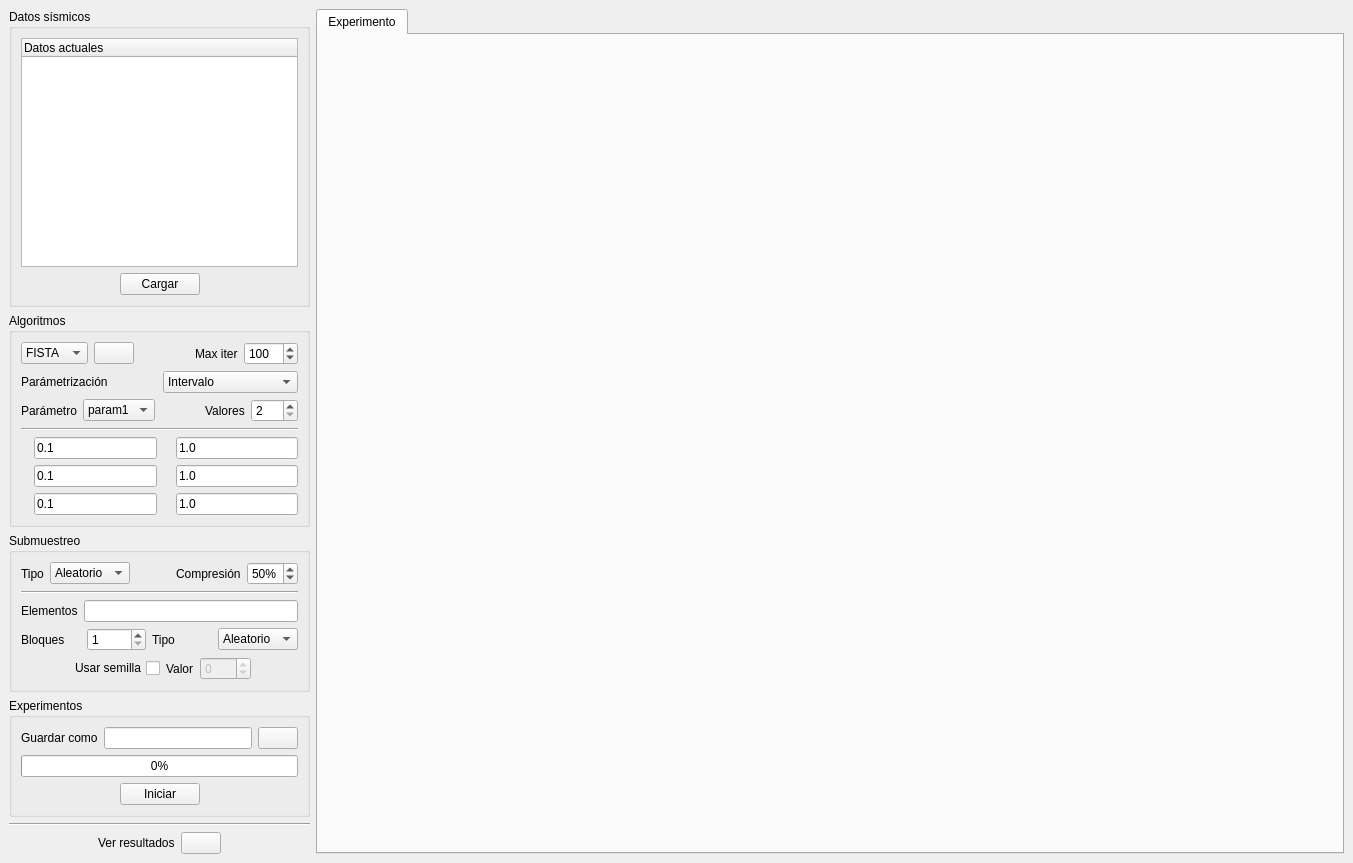
<?xml version="1.0" encoding="UTF-8"?>
<ui version="4.0">
 <class>tuningWindow</class>
 <widget class="QMainWindow" name="tuningWindow">
  <property name="geometry">
   <rect>
    <x>0</x>
    <y>0</y>
    <width>1353</width>
    <height>863</height>
   </rect>
  </property>
  <property name="windowTitle">
   <string>Ajuste de parámetros</string>
  </property>
  <widget class="QWidget" name="centralwidget">
   <layout class="QHBoxLayout" name="horizontalLayout_4" stretch="0,15">
    <item>
     <layout class="QVBoxLayout" name="leftVLayout">
      <item>
       <widget class="QGroupBox" name="inputGroupBox">
        <property name="title">
         <string>Datos sísmicos</string>
        </property>
        <layout class="QVBoxLayout" name="verticalLayout_7">
         <item>
          <widget class="QTreeWidget" name="dataTreeWidget">
           <column>
            <property name="text">
             <string>Datos actuales</string>
            </property>
           </column>
          </widget>
         </item>
         <item>
          <layout class="QHBoxLayout" name="horizontalLayout">
           <item>
            <spacer name="loadHSpacer1">
             <property name="orientation">
              <enum>Qt::Horizontal</enum>
             </property>
             <property name="sizeHint" stdset="0">
              <size>
               <width>13</width>
               <height>20</height>
              </size>
             </property>
            </spacer>
           </item>
           <item>
            <widget class="QPushButton" name="loadPushButton">
             <property name="text">
              <string>Cargar</string>
             </property>
            </widget>
           </item>
           <item>
            <spacer name="loadHSpacer2">
             <property name="orientation">
              <enum>Qt::Horizontal</enum>
             </property>
             <property name="sizeHint" stdset="0">
              <size>
               <width>13</width>
               <height>20</height>
              </size>
             </property>
            </spacer>
           </item>
          </layout>
         </item>
        </layout>
       </widget>
      </item>
      <item>
       <widget class="QGroupBox" name="algorithmGroupBox">
        <property name="title">
         <string>Algoritmos</string>
        </property>
        <layout class="QVBoxLayout" name="verticalLayout_4">
         <item>
          <layout class="QHBoxLayout" name="algorithmHLayout">
           <item>
            <widget class="QComboBox" name="algorithmComboBox">
             <item>
              <property name="text">
               <string>FISTA</string>
              </property>
             </item>
             <item>
              <property name="text">
               <string>GAP</string>
              </property>
             </item>
             <item>
              <property name="text">
               <string>TwIST</string>
              </property>
             </item>
             <item>
              <property name="text">
               <string>ADMM</string>
              </property>
             </item>
            </widget>
           </item>
           <item>
            <widget class="QPushButton" name="algorithmPushButton">
             <property name="enabled">
              <bool>true</bool>
             </property>
             <property name="toolTip">
              <string>Ver ecuación</string>
             </property>
             <property name="autoFillBackground">
              <bool>false</bool>
             </property>
             <property name="text">
              <string/>
             </property>
             <property name="icon">
              <iconset resource="../assets/assets.qrc">
               <normaloff>:/icons/icons/view.png</normaloff>:/icons/icons/view.png</iconset>
             </property>
            </widget>
           </item>
           <item>
            <spacer name="algorithmHSpacer">
             <property name="orientation">
              <enum>Qt::Horizontal</enum>
             </property>
             <property name="sizeHint" stdset="0">
              <size>
               <width>13</width>
               <height>20</height>
              </size>
             </property>
            </spacer>
           </item>
           <item>
            <widget class="QLabel" name="maxiterLabel">
             <property name="text">
              <string>Max iter</string>
             </property>
            </widget>
           </item>
           <item>
            <widget class="QSpinBox" name="maxiterSpinBox">
             <property name="minimum">
              <number>1</number>
             </property>
             <property name="maximum">
              <number>9999</number>
             </property>
             <property name="value">
              <number>100</number>
             </property>
            </widget>
           </item>
          </layout>
         </item>
         <item>
          <layout class="QHBoxLayout" name="paramHLayout">
           <item>
            <widget class="QLabel" name="paramTuningLabel">
             <property name="text">
              <string>Parámetrización</string>
             </property>
            </widget>
           </item>
           <item>
            <widget class="QComboBox" name="paramTuningComboBox">
             <item>
              <property name="text">
               <string>Intervalo</string>
              </property>
             </item>
             <item>
              <property name="text">
               <string>Lista</string>
              </property>
             </item>
            </widget>
           </item>
          </layout>
         </item>
         <item>
          <layout class="QHBoxLayout" name="paramValueHLayout">
           <item>
            <widget class="QLabel" name="paramLabel">
             <property name="text">
              <string>Parámetro</string>
             </property>
            </widget>
           </item>
           <item>
            <widget class="QComboBox" name="paramComboBox">
             <property name="currentText">
              <string>param1</string>
             </property>
             <item>
              <property name="text">
               <string>param1</string>
              </property>
             </item>
             <item>
              <property name="text">
               <string>param2</string>
              </property>
             </item>
             <item>
              <property name="text">
               <string>param3</string>
              </property>
             </item>
            </widget>
           </item>
           <item>
            <spacer name="paramHSpacer">
             <property name="orientation">
              <enum>Qt::Horizontal</enum>
             </property>
             <property name="sizeHint" stdset="0">
              <size>
               <width>40</width>
               <height>20</height>
              </size>
             </property>
            </spacer>
           </item>
           <item>
            <widget class="QLabel" name="paramValuesLabel">
             <property name="text">
              <string>Valores</string>
             </property>
            </widget>
           </item>
           <item>
            <widget class="QSpinBox" name="paramValuesSpinBox">
             <property name="suffix">
              <string/>
             </property>
             <property name="prefix">
              <string/>
             </property>
             <property name="minimum">
              <number>2</number>
             </property>
             <property name="maximum">
              <number>999</number>
             </property>
            </widget>
           </item>
          </layout>
         </item>
         <item>
          <widget class="Line" name="algorithmHLine">
           <property name="orientation">
            <enum>Qt::Horizontal</enum>
           </property>
          </widget>
         </item>
         <item>
          <layout class="QHBoxLayout" name="param1HLayout">
           <item>
            <widget class="QLabel" name="param1InitLabel">
             <property name="text">
              <string/>
             </property>
             <property name="pixmap">
              <pixmap resource="../assets/assets.qrc">:/parameters/parameters/lambda_init.png</pixmap>
             </property>
            </widget>
           </item>
           <item>
            <widget class="QLineEdit" name="param1InitLineEdit">
             <property name="text">
              <string>0.1</string>
             </property>
            </widget>
           </item>
           <item>
            <widget class="QLabel" name="param1EndLabel">
             <property name="text">
              <string/>
             </property>
             <property name="pixmap">
              <pixmap resource="../assets/assets.qrc">:/parameters/parameters/lambda_end.png</pixmap>
             </property>
            </widget>
           </item>
           <item>
            <widget class="QLineEdit" name="param1EndLineEdit">
             <property name="text">
              <string>1.0</string>
             </property>
            </widget>
           </item>
          </layout>
         </item>
         <item>
          <layout class="QHBoxLayout" name="param2HLayout">
           <item>
            <widget class="QLabel" name="param2InitLabel">
             <property name="text">
              <string/>
             </property>
             <property name="pixmap">
              <pixmap resource="../assets/assets.qrc">:/parameters/parameters/mu_init.png</pixmap>
             </property>
            </widget>
           </item>
           <item>
            <widget class="QLineEdit" name="param2InitLineEdit">
             <property name="text">
              <string>0.1</string>
             </property>
            </widget>
           </item>
           <item>
            <widget class="QLabel" name="param2EndLabel">
             <property name="text">
              <string/>
             </property>
             <property name="pixmap">
              <pixmap resource="../assets/assets.qrc">:/parameters/parameters/mu_end.png</pixmap>
             </property>
            </widget>
           </item>
           <item>
            <widget class="QLineEdit" name="param2EndLineEdit">
             <property name="text">
              <string>1.0</string>
             </property>
            </widget>
           </item>
          </layout>
         </item>
         <item>
          <layout class="QHBoxLayout" name="param3HLayout">
           <item>
            <widget class="QLabel" name="param3InitLabel">
             <property name="text">
              <string/>
             </property>
             <property name="pixmap">
              <pixmap resource="../assets/assets.qrc">:/parameters/parameters/rho_init.png</pixmap>
             </property>
            </widget>
           </item>
           <item>
            <widget class="QLineEdit" name="param3InitLineEdit">
             <property name="text">
              <string>0.1</string>
             </property>
            </widget>
           </item>
           <item>
            <widget class="QLabel" name="param3EndLabel">
             <property name="text">
              <string/>
             </property>
             <property name="pixmap">
              <pixmap resource="../assets/assets.qrc">:/parameters/parameters/rho_end.png</pixmap>
             </property>
            </widget>
           </item>
           <item>
            <widget class="QLineEdit" name="param3EndLineEdit">
             <property name="text">
              <string>1.0</string>
             </property>
            </widget>
           </item>
          </layout>
         </item>
        </layout>
       </widget>
      </item>
      <item>
       <layout class="QVBoxLayout" name="samExpVLayout">
        <item>
         <widget class="QGroupBox" name="samplingGroupBox">
          <property name="title">
           <string>Submuestreo</string>
          </property>
          <layout class="QVBoxLayout" name="verticalLayout_3">
           <item>
            <layout class="QHBoxLayout" name="samplingHLayout">
             <item>
              <widget class="QLabel" name="samplingTypeLabel">
               <property name="text">
                <string>Tipo</string>
               </property>
              </widget>
             </item>
             <item>
              <widget class="QComboBox" name="samplingTypeComboBox">
               <item>
                <property name="text">
                 <string>Aleatorio</string>
                </property>
               </item>
               <item>
                <property name="text">
                 <string>Uniforme</string>
                </property>
               </item>
               <item>
                <property name="text">
                 <string>Jitter</string>
                </property>
               </item>
               <item>
                <property name="text">
                 <string>Lista</string>
                </property>
               </item>
              </widget>
             </item>
             <item>
              <spacer name="compressHSpacer">
               <property name="orientation">
                <enum>Qt::Horizontal</enum>
               </property>
               <property name="sizeHint" stdset="0">
                <size>
                 <width>40</width>
                 <height>20</height>
                </size>
               </property>
              </spacer>
             </item>
             <item>
              <widget class="QLabel" name="compressLabel">
               <property name="text">
                <string>Compresión</string>
               </property>
              </widget>
             </item>
             <item>
              <widget class="QSpinBox" name="compressSpinBox">
               <property name="suffix">
                <string>%</string>
               </property>
               <property name="prefix">
                <string/>
               </property>
               <property name="minimum">
                <number>1</number>
               </property>
               <property name="maximum">
                <number>99</number>
               </property>
               <property name="value">
                <number>50</number>
               </property>
              </widget>
             </item>
            </layout>
           </item>
           <item>
            <widget class="Line" name="samplingHLine">
             <property name="orientation">
              <enum>Qt::Horizontal</enum>
             </property>
            </widget>
           </item>
           <item>
            <layout class="QHBoxLayout" name="elementHLayout">
             <item>
              <widget class="QLabel" name="elementLabel">
               <property name="text">
                <string>Elementos</string>
               </property>
              </widget>
             </item>
             <item>
              <widget class="QLineEdit" name="elementLineEdit"/>
             </item>
            </layout>
           </item>
           <item>
            <layout class="QHBoxLayout" name="jitterHLayout">
             <item>
              <widget class="QLabel" name="jitterBlockLabel">
               <property name="text">
                <string>Bloques</string>
               </property>
              </widget>
             </item>
             <item>
              <widget class="QSpinBox" name="jitterBlockSpinBox">
               <property name="suffix">
                <string/>
               </property>
               <property name="prefix">
                <string/>
               </property>
               <property name="minimum">
                <number>1</number>
               </property>
               <property name="maximum">
                <number>999</number>
               </property>
              </widget>
             </item>
             <item>
              <widget class="QLabel" name="jitterTypeLabel">
               <property name="text">
                <string>Tipo</string>
               </property>
              </widget>
             </item>
             <item>
              <widget class="QComboBox" name="jitterComboBox">
               <item>
                <property name="text">
                 <string>Aleatorio</string>
                </property>
               </item>
               <item>
                <property name="text">
                 <string>Uniforme</string>
                </property>
               </item>
              </widget>
             </item>
            </layout>
           </item>
           <item>
            <layout class="QHBoxLayout" name="sdHLayout">
             <item>
              <spacer name="seedHSpacer1">
               <property name="orientation">
                <enum>Qt::Horizontal</enum>
               </property>
               <property name="sizeHint" stdset="0">
                <size>
                 <width>40</width>
                 <height>20</height>
                </size>
               </property>
              </spacer>
             </item>
             <item>
              <layout class="QHBoxLayout" name="seedHLayout">
               <item>
                <widget class="QCheckBox" name="seedCheckBox">
                 <property name="layoutDirection">
                  <enum>Qt::RightToLeft</enum>
                 </property>
                 <property name="text">
                  <string>Usar semilla</string>
                 </property>
                </widget>
               </item>
               <item>
                <widget class="QLabel" name="seedLabel">
                 <property name="text">
                  <string>Valor</string>
                 </property>
                </widget>
               </item>
               <item>
                <widget class="QSpinBox" name="seedSpinBox">
                 <property name="enabled">
                  <bool>false</bool>
                 </property>
                 <property name="suffix">
                  <string/>
                 </property>
                 <property name="prefix">
                  <string/>
                 </property>
                 <property name="minimum">
                  <number>-999</number>
                 </property>
                 <property name="maximum">
                  <number>999</number>
                 </property>
                </widget>
               </item>
              </layout>
             </item>
             <item>
              <spacer name="seedHSpacer2">
               <property name="orientation">
                <enum>Qt::Horizontal</enum>
               </property>
               <property name="sizeHint" stdset="0">
                <size>
                 <width>40</width>
                 <height>20</height>
                </size>
               </property>
              </spacer>
             </item>
            </layout>
           </item>
          </layout>
         </widget>
        </item>
        <item>
         <widget class="QGroupBox" name="runGroupBox">
          <property name="title">
           <string>Experimentos</string>
          </property>
          <layout class="QVBoxLayout" name="verticalLayout">
           <item>
            <layout class="QHBoxLayout" name="saveAsHLayout">
             <item>
              <widget class="QLabel" name="saveAsLabel">
               <property name="text">
                <string>Guardar como</string>
               </property>
              </widget>
             </item>
             <item>
              <widget class="QLineEdit" name="saveAsLineEdit"/>
             </item>
             <item>
              <widget class="QPushButton" name="saveAsPushButton">
               <property name="text">
                <string/>
               </property>
               <property name="icon">
                <iconset resource="../assets/assets.qrc">
                 <normaloff>:/icons/icons/save.png</normaloff>:/icons/icons/save.png</iconset>
               </property>
              </widget>
             </item>
            </layout>
           </item>
           <item>
            <widget class="QProgressBar" name="experimentProgressBar">
             <property name="value">
              <number>0</number>
             </property>
            </widget>
           </item>
           <item>
            <layout class="QHBoxLayout" name="startHLayout">
             <item>
              <spacer name="startHSpacer1">
               <property name="orientation">
                <enum>Qt::Horizontal</enum>
               </property>
               <property name="sizeHint" stdset="0">
                <size>
                 <width>40</width>
                 <height>20</height>
                </size>
               </property>
              </spacer>
             </item>
             <item>
              <widget class="QPushButton" name="startPushButton">
               <property name="text">
                <string>Iniciar</string>
               </property>
              </widget>
             </item>
             <item>
              <spacer name="startHSpacer2">
               <property name="orientation">
                <enum>Qt::Horizontal</enum>
               </property>
               <property name="sizeHint" stdset="0">
                <size>
                 <width>40</width>
                 <height>20</height>
                </size>
               </property>
              </spacer>
             </item>
            </layout>
           </item>
          </layout>
         </widget>
        </item>
        <item>
         <widget class="Line" name="viewHLine">
          <property name="orientation">
           <enum>Qt::Horizontal</enum>
          </property>
         </widget>
        </item>
        <item>
         <layout class="QHBoxLayout" name="viewHLayout">
          <item>
           <spacer name="viewHSpacer1">
            <property name="orientation">
             <enum>Qt::Horizontal</enum>
            </property>
            <property name="sizeHint" stdset="0">
             <size>
              <width>40</width>
              <height>20</height>
             </size>
            </property>
           </spacer>
          </item>
          <item>
           <widget class="QLabel" name="viewLabel">
            <property name="text">
             <string>Ver resultados</string>
            </property>
           </widget>
          </item>
          <item>
           <widget class="QPushButton" name="viewPushButton">
            <property name="autoFillBackground">
             <bool>false</bool>
            </property>
            <property name="text">
             <string/>
            </property>
            <property name="icon">
             <iconset resource="../assets/assets.qrc">
              <normaloff>:/icons/icons/report.png</normaloff>:/icons/icons/report.png</iconset>
            </property>
            <property name="autoDefault">
             <bool>false</bool>
            </property>
            <property name="default">
             <bool>false</bool>
            </property>
            <property name="flat">
             <bool>false</bool>
            </property>
           </widget>
          </item>
          <item>
           <spacer name="viewHSpacer2">
            <property name="orientation">
             <enum>Qt::Horizontal</enum>
            </property>
            <property name="sizeHint" stdset="0">
             <size>
              <width>40</width>
              <height>20</height>
             </size>
            </property>
           </spacer>
          </item>
         </layout>
        </item>
       </layout>
      </item>
     </layout>
    </item>
    <item>
     <widget class="QTabWidget" name="tuningTabWidget">
      <property name="currentIndex">
       <number>0</number>
      </property>
      <widget class="QWidget" name="tuningPerformanceTab1">
       <attribute name="title">
        <string>Experimento</string>
       </attribute>
       <layout class="QVBoxLayout" name="verticalLayout_2">
        <item>
         <widget class="QWidget" name="tuningPerformanceWidget" native="true">
          <layout class="QVBoxLayout" name="verticalLayout_11">
           <property name="spacing">
            <number>0</number>
           </property>
           <property name="leftMargin">
            <number>0</number>
           </property>
           <property name="topMargin">
            <number>0</number>
           </property>
           <property name="rightMargin">
            <number>0</number>
           </property>
           <property name="bottomMargin">
            <number>0</number>
           </property>
           <item>
            <layout class="QVBoxLayout" name="tuningPerformanceVLayout">
             <property name="spacing">
              <number>0</number>
             </property>
            </layout>
           </item>
          </layout>
         </widget>
        </item>
       </layout>
      </widget>
     </widget>
    </item>
   </layout>
  </widget>
 </widget>
 <resources>
  <include location="../assets/assets.qrc"/>
  <include location="../assets/assets.qrc"/>
 </resources>
 <connections/>
</ui>
